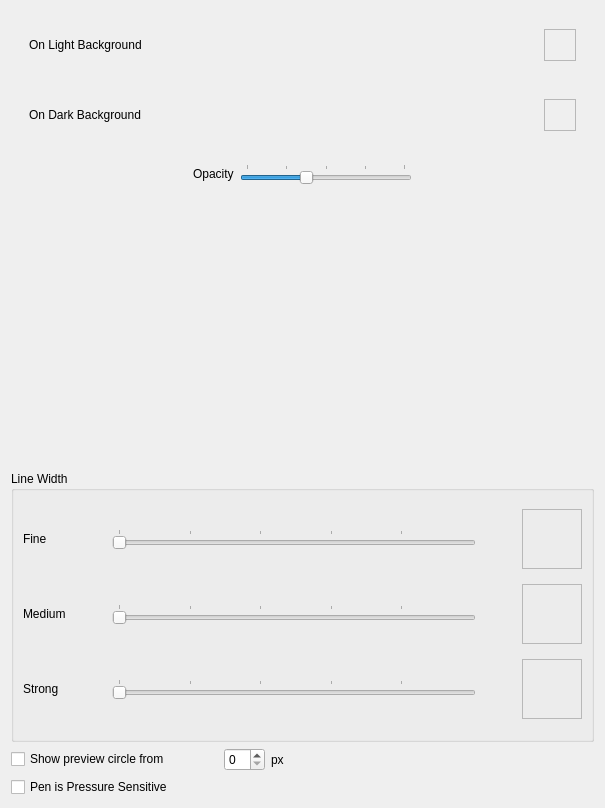
<?xml version="1.0" encoding="UTF-8"?>
<ui version="4.0">
 <class>brushProperties</class>
 <widget class="QFrame" name="brushProperties">
  <property name="geometry">
   <rect>
    <x>0</x>
    <y>0</y>
    <width>605</width>
    <height>808</height>
   </rect>
  </property>
  <property name="windowTitle">
   <string/>
  </property>
  <property name="frameShape">
   <enum>QFrame::NoFrame</enum>
  </property>
  <property name="frameShadow">
   <enum>QFrame::Plain</enum>
  </property>
  <layout class="QGridLayout" name="gridLayout">
   <item row="6" column="1" colspan="4">
    <widget class="QFrame" name="pressureFrame">
     <property name="frameShape">
      <enum>QFrame::NoFrame</enum>
     </property>
     <property name="frameShadow">
      <enum>QFrame::Raised</enum>
     </property>
     <layout class="QHBoxLayout" name="horizontalLayout_4">
      <property name="leftMargin">
       <number>0</number>
      </property>
      <property name="topMargin">
       <number>0</number>
      </property>
      <property name="rightMargin">
       <number>0</number>
      </property>
      <property name="bottomMargin">
       <number>0</number>
      </property>
      <item>
       <widget class="QCheckBox" name="pressureSensitiveCheckBox">
        <property name="sizePolicy">
         <sizepolicy hsizetype="MinimumExpanding" vsizetype="Fixed">
          <horstretch>0</horstretch>
          <verstretch>0</verstretch>
         </sizepolicy>
        </property>
        <property name="text">
         <string>Pen is Pressure Sensitive</string>
        </property>
       </widget>
      </item>
      <item>
       <spacer name="seSpacer">
        <property name="orientation">
         <enum>Qt::Horizontal</enum>
        </property>
        <property name="sizeHint" stdset="0">
         <size>
          <width>198</width>
          <height>20</height>
         </size>
        </property>
       </spacer>
      </item>
     </layout>
    </widget>
   </item>
   <item row="2" column="1" colspan="4">
    <widget class="QFrame" name="opacityFrame">
     <property name="frameShape">
      <enum>QFrame::NoFrame</enum>
     </property>
     <property name="frameShadow">
      <enum>QFrame::Raised</enum>
     </property>
     <layout class="QHBoxLayout" name="horizontalLayout">
      <item>
       <spacer name="wSpacer_2">
        <property name="orientation">
         <enum>Qt::Horizontal</enum>
        </property>
        <property name="sizeHint" stdset="0">
         <size>
          <width>154</width>
          <height>20</height>
         </size>
        </property>
       </spacer>
      </item>
      <item>
       <widget class="QLabel" name="opacityLabel">
        <property name="text">
         <string>Opacity</string>
        </property>
       </widget>
      </item>
      <item>
       <widget class="QSlider" name="opacitySlider">
        <property name="minimum">
         <number>20</number>
        </property>
        <property name="maximum">
         <number>100</number>
        </property>
        <property name="value">
         <number>50</number>
        </property>
        <property name="orientation">
         <enum>Qt::Horizontal</enum>
        </property>
        <property name="tickPosition">
         <enum>QSlider::TicksAbove</enum>
        </property>
        <property name="tickInterval">
         <number>20</number>
        </property>
       </widget>
      </item>
      <item>
       <spacer name="eSpacer_2">
        <property name="orientation">
         <enum>Qt::Horizontal</enum>
        </property>
        <property name="sizeHint" stdset="0">
         <size>
          <width>156</width>
          <height>20</height>
         </size>
        </property>
       </spacer>
      </item>
     </layout>
    </widget>
   </item>
   <item row="1" column="1" colspan="4">
    <widget class="QFrame" name="colorFrame">
     <property name="layoutDirection">
      <enum>Qt::LeftToRight</enum>
     </property>
     <property name="frameShape">
      <enum>QFrame::NoFrame</enum>
     </property>
     <property name="frameShadow">
      <enum>QFrame::Raised</enum>
     </property>
     <layout class="QVBoxLayout" name="verticalLayout">
      <property name="spacing">
       <number>0</number>
      </property>
      <item>
       <widget class="QFrame" name="lightBackgroundFrame">
        <property name="frameShape">
         <enum>QFrame::NoFrame</enum>
        </property>
        <property name="frameShadow">
         <enum>QFrame::Raised</enum>
        </property>
        <layout class="QHBoxLayout" name="lightBackgroundLayout">
         <item>
          <widget class="QLabel" name="lightBackgroundLabel">
           <property name="text">
            <string>On Light Background</string>
           </property>
          </widget>
         </item>
         <item>
          <spacer name="horizontalSpacer">
           <property name="orientation">
            <enum>Qt::Horizontal</enum>
           </property>
           <property name="sizeHint" stdset="0">
            <size>
             <width>40</width>
             <height>20</height>
            </size>
           </property>
          </spacer>
         </item>
         <item>
          <widget class="WBColorPicker" name="lightBackgroundColorPicker0">
           <property name="minimumSize">
            <size>
             <width>32</width>
             <height>32</height>
            </size>
           </property>
           <property name="frameShape">
            <enum>QFrame::StyledPanel</enum>
           </property>
           <property name="frameShadow">
            <enum>QFrame::Raised</enum>
           </property>
          </widget>
         </item>
        </layout>
       </widget>
      </item>
      <item>
       <spacer name="horizontalSpacer_3">
        <property name="orientation">
         <enum>Qt::Horizontal</enum>
        </property>
        <property name="sizeHint" stdset="0">
         <size>
          <width>40</width>
          <height>20</height>
         </size>
        </property>
       </spacer>
      </item>
      <item>
       <widget class="QFrame" name="darkBackgroundFrame">
        <property name="frameShape">
         <enum>QFrame::NoFrame</enum>
        </property>
        <property name="frameShadow">
         <enum>QFrame::Raised</enum>
        </property>
        <layout class="QHBoxLayout" name="darkBackgroundLayout">
         <item>
          <widget class="QLabel" name="darkBackgroundLabel">
           <property name="text">
            <string>On Dark Background</string>
           </property>
          </widget>
         </item>
         <item>
          <spacer name="horizontalSpacer_2">
           <property name="orientation">
            <enum>Qt::Horizontal</enum>
           </property>
           <property name="sizeHint" stdset="0">
            <size>
             <width>40</width>
             <height>20</height>
            </size>
           </property>
          </spacer>
         </item>
         <item>
          <widget class="WBColorPicker" name="darkBackgroundColorPicker0">
           <property name="minimumSize">
            <size>
             <width>32</width>
             <height>32</height>
            </size>
           </property>
           <property name="frameShape">
            <enum>QFrame::StyledPanel</enum>
           </property>
           <property name="frameShadow">
            <enum>QFrame::Raised</enum>
           </property>
          </widget>
         </item>
        </layout>
       </widget>
      </item>
     </layout>
    </widget>
   </item>
   <item row="4" column="1" colspan="4">
    <widget class="QGroupBox" name="lineWidthGroupBox">
     <property name="sizePolicy">
      <sizepolicy hsizetype="Minimum" vsizetype="Preferred">
       <horstretch>0</horstretch>
       <verstretch>0</verstretch>
      </sizepolicy>
     </property>
     <property name="title">
      <string>Line Width</string>
     </property>
     <layout class="QGridLayout" name="gridLayout_2">
      <item row="1" column="1">
       <spacer name="wSpacer">
        <property name="orientation">
         <enum>Qt::Horizontal</enum>
        </property>
        <property name="sizeType">
         <enum>QSizePolicy::Fixed</enum>
        </property>
        <property name="sizeHint" stdset="0">
         <size>
          <width>40</width>
          <height>20</height>
         </size>
        </property>
       </spacer>
      </item>
      <item row="1" column="3">
       <spacer name="eSpacer">
        <property name="orientation">
         <enum>Qt::Horizontal</enum>
        </property>
        <property name="sizeType">
         <enum>QSizePolicy::Fixed</enum>
        </property>
        <property name="sizeHint" stdset="0">
         <size>
          <width>40</width>
          <height>20</height>
         </size>
        </property>
       </spacer>
      </item>
      <item row="1" column="2">
       <widget class="QSlider" name="fineSlider">
        <property name="minimum">
         <number>5</number>
        </property>
        <property name="maximum">
         <number>500</number>
        </property>
        <property name="value">
         <number>5</number>
        </property>
        <property name="orientation">
         <enum>Qt::Horizontal</enum>
        </property>
        <property name="tickPosition">
         <enum>QSlider::TicksAbove</enum>
        </property>
        <property name="tickInterval">
         <number>100</number>
        </property>
       </widget>
      </item>
      <item row="2" column="0">
       <widget class="QLabel" name="mediumLabel">
        <property name="text">
         <string>Medium</string>
        </property>
       </widget>
      </item>
      <item row="2" column="2">
       <widget class="QSlider" name="mediumSlider">
        <property name="minimum">
         <number>5</number>
        </property>
        <property name="maximum">
         <number>500</number>
        </property>
        <property name="orientation">
         <enum>Qt::Horizontal</enum>
        </property>
        <property name="tickPosition">
         <enum>QSlider::TicksAbove</enum>
        </property>
        <property name="tickInterval">
         <number>100</number>
        </property>
       </widget>
      </item>
      <item row="3" column="0">
       <widget class="QLabel" name="strongLabel">
        <property name="text">
         <string>Strong</string>
        </property>
       </widget>
      </item>
      <item row="3" column="2">
       <widget class="QSlider" name="strongSlider">
        <property name="minimum">
         <number>5</number>
        </property>
        <property name="maximum">
         <number>500</number>
        </property>
        <property name="orientation">
         <enum>Qt::Horizontal</enum>
        </property>
        <property name="tickPosition">
         <enum>QSlider::TicksAbove</enum>
        </property>
        <property name="tickInterval">
         <number>100</number>
        </property>
       </widget>
      </item>
      <item row="1" column="4">
       <widget class="WBCircleFrame" name="fineDisplayFrame">
        <property name="sizePolicy">
         <sizepolicy hsizetype="Fixed" vsizetype="Fixed">
          <horstretch>60</horstretch>
          <verstretch>60</verstretch>
         </sizepolicy>
        </property>
        <property name="minimumSize">
         <size>
          <width>60</width>
          <height>60</height>
         </size>
        </property>
        <property name="frameShape">
         <enum>QFrame::StyledPanel</enum>
        </property>
        <property name="frameShadow">
         <enum>QFrame::Raised</enum>
        </property>
       </widget>
      </item>
      <item row="2" column="4">
       <widget class="WBCircleFrame" name="mediumDisplayFrame">
        <property name="sizePolicy">
         <sizepolicy hsizetype="Fixed" vsizetype="Fixed">
          <horstretch>60</horstretch>
          <verstretch>60</verstretch>
         </sizepolicy>
        </property>
        <property name="minimumSize">
         <size>
          <width>60</width>
          <height>60</height>
         </size>
        </property>
        <property name="frameShape">
         <enum>QFrame::StyledPanel</enum>
        </property>
        <property name="frameShadow">
         <enum>QFrame::Raised</enum>
        </property>
       </widget>
      </item>
      <item row="3" column="4">
       <widget class="WBCircleFrame" name="strongDisplayFrame">
        <property name="sizePolicy">
         <sizepolicy hsizetype="Fixed" vsizetype="Fixed">
          <horstretch>60</horstretch>
          <verstretch>60</verstretch>
         </sizepolicy>
        </property>
        <property name="minimumSize">
         <size>
          <width>60</width>
          <height>60</height>
         </size>
        </property>
        <property name="frameShape">
         <enum>QFrame::StyledPanel</enum>
        </property>
        <property name="frameShadow">
         <enum>QFrame::Raised</enum>
        </property>
       </widget>
      </item>
      <item row="1" column="0">
       <widget class="QLabel" name="fineLabel">
        <property name="text">
         <string>Fine</string>
        </property>
       </widget>
      </item>
     </layout>
    </widget>
   </item>
   <item row="3" column="2">
    <spacer name="cSpacer">
     <property name="orientation">
      <enum>Qt::Vertical</enum>
     </property>
     <property name="sizeHint" stdset="0">
      <size>
       <width>20</width>
       <height>40</height>
      </size>
     </property>
    </spacer>
   </item>
   <item row="5" column="1">
    <widget class="QFrame" name="circleFrame">
     <property name="frameShape">
      <enum>QFrame::NoFrame</enum>
     </property>
     <property name="frameShadow">
      <enum>QFrame::Raised</enum>
     </property>
     <layout class="QHBoxLayout" name="horizontalLayout_5">
      <property name="leftMargin">
       <number>0</number>
      </property>
      <property name="topMargin">
       <number>0</number>
      </property>
      <property name="rightMargin">
       <number>0</number>
      </property>
      <property name="bottomMargin">
       <number>0</number>
      </property>
      <item>
       <widget class="QCheckBox" name="circleCheckBox">
        <property name="sizePolicy">
         <sizepolicy hsizetype="MinimumExpanding" vsizetype="Fixed">
          <horstretch>0</horstretch>
          <verstretch>0</verstretch>
         </sizepolicy>
        </property>
        <property name="text">
         <string>Show preview circle from</string>
        </property>
       </widget>
      </item>
      <item>
       <widget class="QSpinBox" name="circleSpinBox"/>
      </item>
      <item>
       <widget class="QLabel" name="pxlabel">
        <property name="text">
         <string>px</string>
        </property>
       </widget>
      </item>
     </layout>
    </widget>
   </item>
   <item row="5" column="3">
    <spacer name="cspacerright">
     <property name="orientation">
      <enum>Qt::Horizontal</enum>
     </property>
     <property name="sizeHint" stdset="0">
      <size>
       <width>198</width>
       <height>20</height>
      </size>
     </property>
    </spacer>
   </item>
  </layout>
 </widget>
 <customwidgets>
  <customwidget>
   <class>WBColorPicker</class>
   <extends>QFrame</extends>
   <header>gui/WBColorPicker.h</header>
   <container>1</container>
  </customwidget>
  <customwidget>
   <class>WBCircleFrame</class>
   <extends>QFrame</extends>
   <header>gui/WBCircleFrame.h</header>
   <container>1</container>
  </customwidget>
 </customwidgets>
 <resources/>
 <connections/>
</ui>
